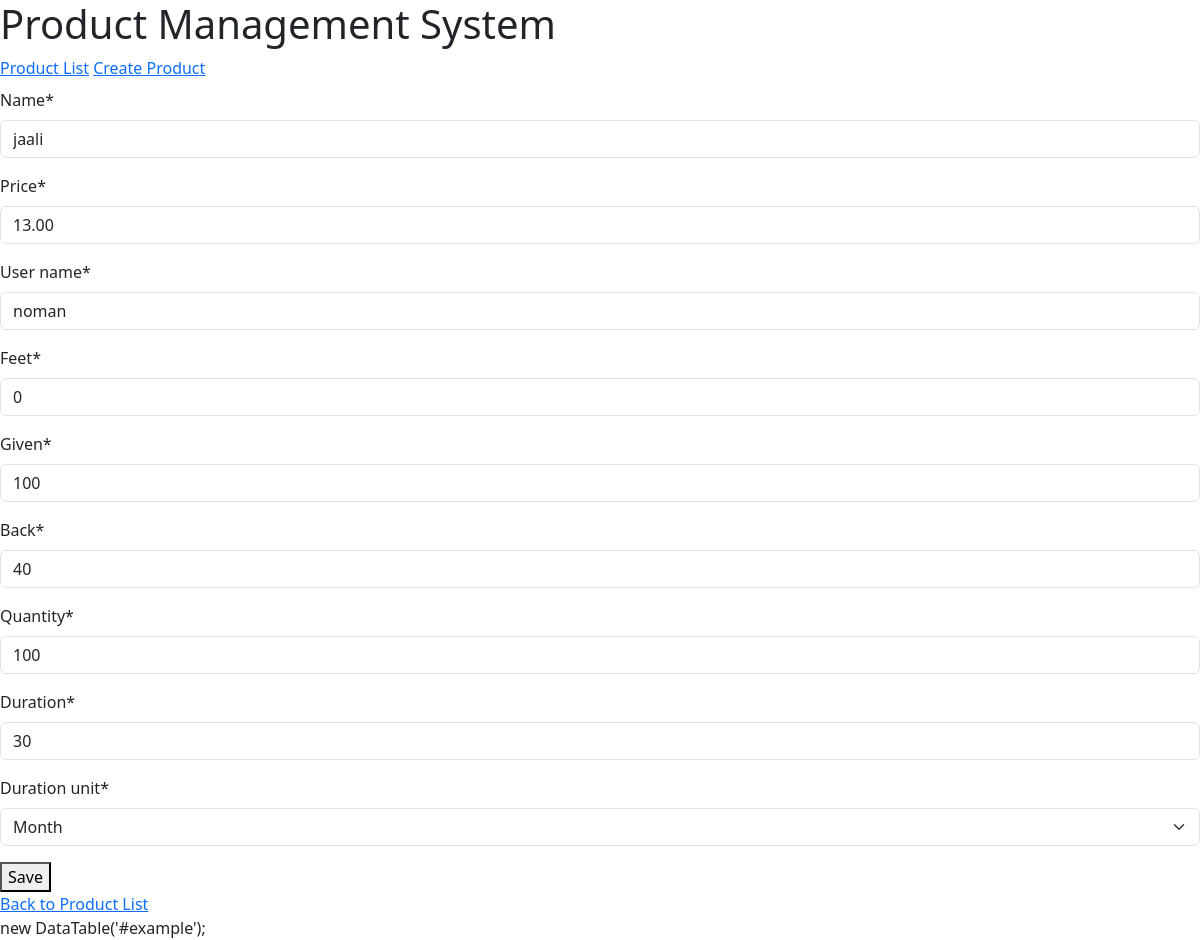
The page /5/update/ on the database its author committed.
### shop/models.py (models this page shows, shortened)
class Product(models.Model):
    name = models.CharField(max_length=100)
    price = models.DecimalField(max_digits=10, decimal_places=2)
    user_name = models.CharField(max_length=100)
    feet = models.PositiveSmallIntegerField(default=0)
    given = models.PositiveIntegerField()
    back = models.PositiveIntegerField()
    quantity = models.PositiveIntegerField()
    duration = models.PositiveIntegerField()
    duration_unit = models.CharField(max_length=10, choices=[('day', 'Day'), ('month', 'Month')])

### shop/views.py (the view)
# urls.py: path('<int:pk>/update/', ProductUpdateView.as_view(), name='product_update'),
class ProductUpdateView(UpdateView):
    model = Product
    template_name = 'product_form.html'
    fields = ['name', 'price', 'user_name', 'feet', 'given', 'back', 'quantity', 'duration', 'duration_unit']
    success_url = reverse_lazy('product_list')

### templates/product_form.html (shortened to what this page needs)
{% extends 'base.html' %}
{% load crispy_forms_tags %}
{% block content %}
  <form method="post">
    {{ form|crispy }}
    <button type="submit">Save</button>
  </form>
  <a href="{% url 'product_list' %}">Back to Product List</a>
{% endblock %}

### rows shown on the page
Product: name "jaali", price "13.00", user_name "noman", feet "0", given "100", back "40", quantity "100", duration "30", duration_unit "Month"
